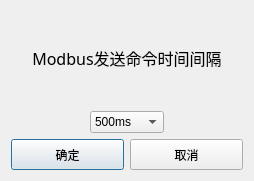
<?xml version="1.0" encoding="UTF-8"?>
<ui version="4.0">
 <class>SiSetModbusTimeDlg</class>
 <widget class="QDialog" name="SiSetModbusTimeDlg">
  <property name="geometry">
   <rect>
    <x>0</x>
    <y>0</y>
    <width>254</width>
    <height>181</height>
   </rect>
  </property>
  <property name="windowTitle">
   <string>时间间隔</string>
  </property>
  <layout class="QVBoxLayout" name="verticalLayout">
   <item>
    <widget class="QLabel" name="label">
     <property name="font">
      <font>
       <family>微软雅黑</family>
       <pointsize>12</pointsize>
      </font>
     </property>
     <property name="text">
      <string>Modbus发送命令时间间隔</string>
     </property>
     <property name="alignment">
      <set>Qt::AlignCenter</set>
     </property>
    </widget>
   </item>
   <item>
    <layout class="QHBoxLayout" name="horizontalLayout_2">
     <item>
      <spacer name="horizontalSpacer">
       <property name="orientation">
        <enum>Qt::Horizontal</enum>
       </property>
       <property name="sizeHint" stdset="0">
        <size>
         <width>40</width>
         <height>20</height>
        </size>
       </property>
      </spacer>
     </item>
     <item>
      <widget class="QComboBox" name="comboBox">
       <item>
        <property name="text">
         <string>500ms</string>
        </property>
       </item>
       <item>
        <property name="text">
         <string>1000ms</string>
        </property>
       </item>
       <item>
        <property name="text">
         <string>1500ms</string>
        </property>
       </item>
      </widget>
     </item>
     <item>
      <spacer name="horizontalSpacer_2">
       <property name="orientation">
        <enum>Qt::Horizontal</enum>
       </property>
       <property name="sizeHint" stdset="0">
        <size>
         <width>40</width>
         <height>20</height>
        </size>
       </property>
      </spacer>
     </item>
    </layout>
   </item>
   <item>
    <layout class="QHBoxLayout" name="horizontalLayout">
     <item>
      <widget class="QPushButton" name="okBtn">
       <property name="minimumSize">
        <size>
         <width>0</width>
         <height>31</height>
        </size>
       </property>
       <property name="text">
        <string>确定</string>
       </property>
      </widget>
     </item>
     <item>
      <widget class="QPushButton" name="cancelBtn">
       <property name="minimumSize">
        <size>
         <width>0</width>
         <height>31</height>
        </size>
       </property>
       <property name="text">
        <string>取消</string>
       </property>
      </widget>
     </item>
    </layout>
   </item>
  </layout>
 </widget>
 <resources/>
 <connections/>
</ui>
